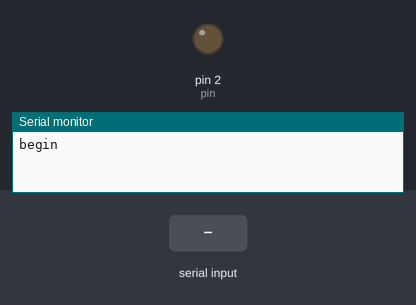
The sketch below on a simulated Arduino Uno, built with avr-gcc and run on an emulated ATmega328P. Shown: output pins drawn as LEDs (lit = HIGH), the last lines printed to the serial monitor. Inputs (shaded band) come from the test bench.

Above: at 1.2 s.
1.3 s: "1\n" received over Serial
At 2.0 s:
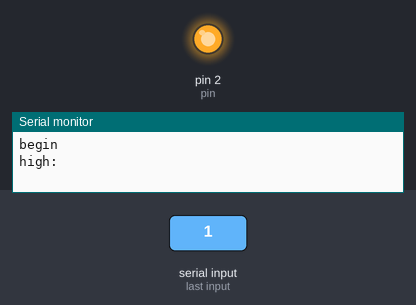
2.8 s: "2\n" received over Serial
At 3.2 s:
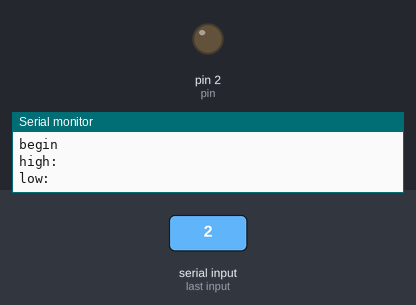
Timing chart, 0 to 5.8 s (numbered marks = the images above; inputs shaded):
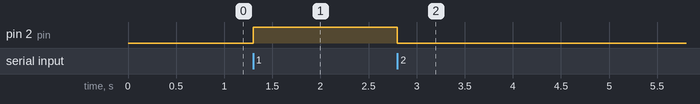

Measured:
- after the input at 1.3 s, pin 2 (pin): LOW → HIGH at once
- after the input at 2.8 s, pin 2 (pin): HIGH → LOW at once

The sketch:

GPIO_test.ino
```cpp
int pin = 2;
int i = 0;
void setup() {
  Serial.begin(115200);
  Serial.println("begin");


}

void loop() {
  if (Serial.available()){

    i = Serial.parseInt();

    switch(i){
      case 1:
        i = 0;
        makePinHigh();
        break;
      case 2:
        i = 0;
        makePinLow();
        break;
      case 3:
        i = 0;
        Serial.println("input floating");
        makePinInput();
        break;
      case 4:
        i = 0;
        Serial.println("input pull up");
        makePinInputPullup();
        break;
      default:
        i = 0;
      break;
    }

//    if (i == 1){
//      i = 0;
//      makePinHigh();
//    } else if (i = 2){
//      i = 0;
//      makePinLow();
//    } else if (i == 3){
//      i = 0;
//      Serial.println("input floating");
//      makePinInput();
//    } else if (i == 4){
//      i = 0;
//      Serial.println("input pull up");
//      makePinInputPullup();
//    } else if (i == 5){
//      i = 0;
//      makePinInputPulldown();
//    } else {
//      i = 0;
//    }
  }
}


void makePinHigh(){
  Serial.println("high:");
  pinMode(pin,OUTPUT);
  digitalWrite(pin,HIGH);

}

void makePinLow(){
  Serial.println("low:");
  pinMode(pin,OUTPUT);
  digitalWrite(pin,LOW);

}

void makePinInput(){
  Serial.println("input floating");
  pinMode(pin, INPUT);

}

void makePinInputPullup(){
  Serial.println("input pull up");
  pinMode(pin, INPUT_PULLUP);

}

void makePinInputPulldown(){
//  pinMode(pin, INPUT_PULLDOWN)

}
```
